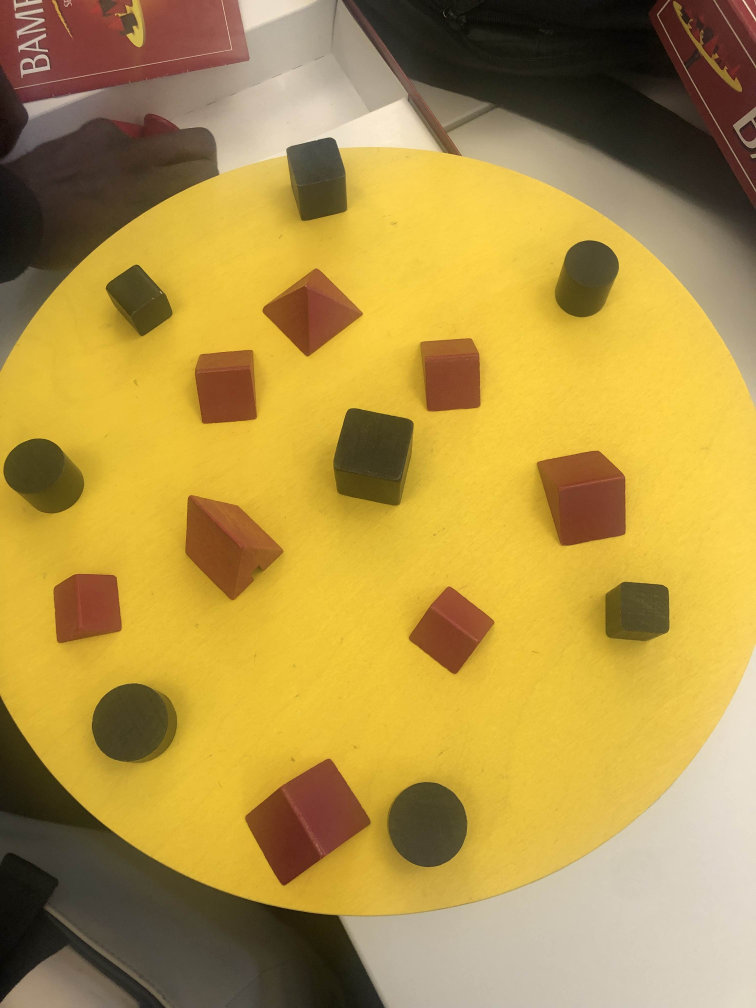
#> input picture pictures/IMG_1030.jpg, 3024 x 4032 px (shown at 1/4 size)
$ python -i bamboleo_detection.py   (imports and definitions only)
#> lines starting #> are read from the running program, lines starting #| are printed output that depends on the picture; after the words box and inside, x2 and y2 are one past the last pixel; in counts of white or black regions, pixels touching at a corner belong together
#> further down, picture is the input picture: shape (4032, 3024, 3); mean B, G, R 71.1, 148.1, 178.4
import cv2
import numpy as np
import json
from glob import glob
from typing import Dict


class ColorDetector:
    def __init__(
        self,
        config_file: str = "color_config.json",
        image_path: str = None,
        video_path: str = None,
    ):
        self.current_image_idx = None
        self.image_path = image_path
        self.video_path = video_path

        self.config_file = config_file
        self.colors = {
            "yellow": {"lower": [0, 0, 0], "upper": [255, 255, 255]},
        }

        # Try to load saved configuration
        try:
            self.load_config()
        except FileNotFoundError:
            pass

        self.window_name = "Color Detection Trackbars"
        cv2.namedWindow(self.window_name)
        self.create_trackbars()

    def create_trackbars(self) -> None:
        """Create trackbars for each color's HSV ranges"""

        def nothing(x):
            pass

        for color in self.colors:
            # Create trackbars for lower values
            cv2.createTrackbar(
                f"{color}_L_H",
                self.window_name,
                self.colors[color]["lower"][0],
                179,
                nothing,
            )
            cv2.createTrackbar(
                f"{color}_L_S",
                self.window_name,
                self.colors[color]["lower"][1],
                255,
                nothing,
            )
            cv2.createTrackbar(
                f"{color}_L_V",
                self.window_name,
                self.colors[color]["lower"][2],
                255,
                nothing,
            )

            # Create trackbars for upper values
            cv2.createTrackbar(
                f"{color}_U_H",
                self.window_name,
                self.colors[color]["upper"][0],
                179,
                nothing,
            )
            cv2.createTrackbar(
                f"{color}_U_S",
                self.window_name,
                self.colors[color]["upper"][1],
                255,
                nothing,
            )
            cv2.createTrackbar(
                f"{color}_U_V",
                self.window_name,
                self.colors[color]["upper"][2],
                255,
                nothing,
            )

    # [21 lines left out: function setup_trackbars, not called in this run]

    def get_trackbar_values(self) -> Dict:
        """Read current trackbar values"""
        current_values = {}

        for color in self.colors:
            current_values[color] = {
                "lower": [
                    cv2.getTrackbarPos(f"{color}_L_H", self.window_name),
                    cv2.getTrackbarPos(f"{color}_L_S", self.window_name),
                    cv2.getTrackbarPos(f"{color}_L_V", self.window_name),
                ],
                "upper": [
                    cv2.getTrackbarPos(f"{color}_U_H", self.window_name),
                    cv2.getTrackbarPos(f"{color}_U_S", self.window_name),
                    cv2.getTrackbarPos(f"{color}_U_V", self.window_name),
                ],
            }

        return current_values

    # [6 lines left out: function save_config, not called in this run]

    def load_config(self) -> None:
        """Load HSV values from config file"""
        with open(self.config_file, "r") as f:
#> (reads scripts/color_config.json from the repository)
            self.colors = json.load(f)
        print(f"Configuration loaded from {self.config_file}")

    def get_center_of_mass(self, contour: np.ndarray):
        """Calculate center of mass of a contour"""
        M = cv2.moments(contour)
        if M["m00"] == 0:
            return None
        x = int(M["m10"] / M["m00"])
        y = int(M["m01"] / M["m00"])
        return x, y

    def detect_colors(self, frame: np.ndarray):
        """Detect colors in the frame and return masked image and detected colors"""

        # 1. Detect yellow regions
        hsv_frame = cv2.cvtColor(frame, cv2.COLOR_BGR2HSV)
#> hsv_frame: shape (4032, 3024, 3); mean H, S, V 20.9, 143.7, 178.4
        current_values = self.get_trackbar_values()
        yellow_lower = np.array(current_values["yellow"]["lower"])
        yellow_upper = np.array(current_values["yellow"]["upper"])
        yellow_binary = cv2.inRange(hsv_frame, yellow_lower, yellow_upper)
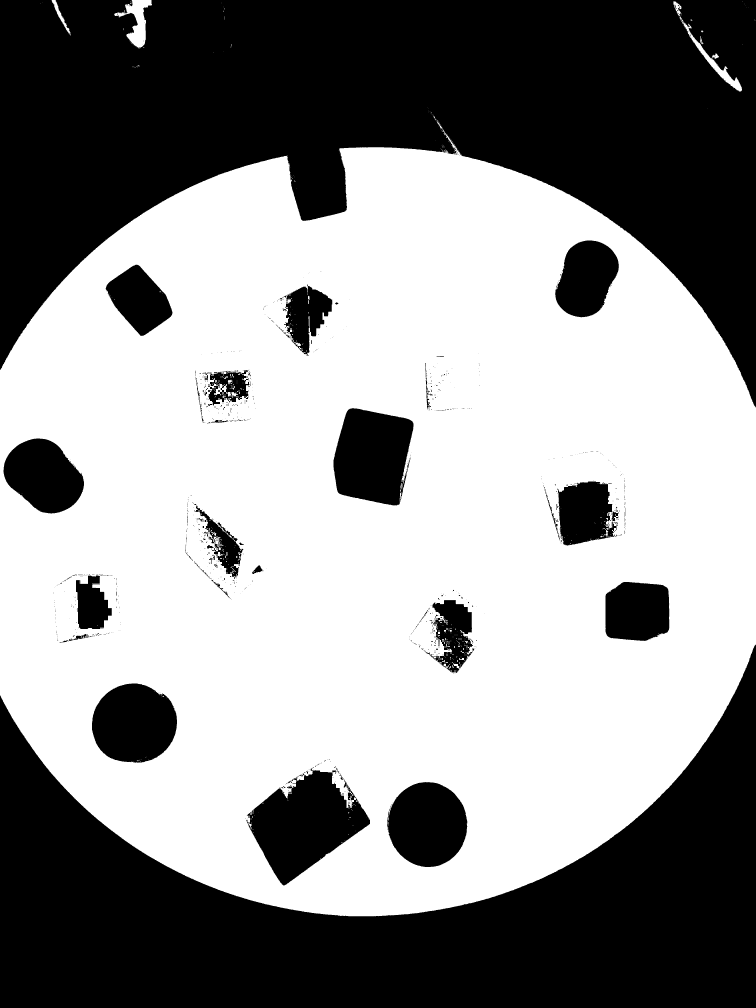
#> yellow_binary: shape (4032, 3024) (shown at 1/4 size); 56.3% white; 1101 black regions (972 under 20 px)
        cv2.imshow("Yellow Binary", yellow_binary)

        contours, _ = cv2.findContours(
            yellow_binary, cv2.RETR_TREE, cv2.CHAIN_APPROX_SIMPLE
        )
#> contours = 2034 contours, 1745 with area under 20; largest, box (x1, y1, x2, y2) and area: (0, 461, 3024, 3665) 7615040, (988, 3073, 1481, 3543) 126715, (1333, 1632, 1655, 2023) 97559, (367, 2733, 709, 3052) 85406, (1548, 3127, 1870, 3469) 84956
        if not contours:
            return

        contour = max(contours, key=cv2.contourArea)
#> contour = contour of 4577 points, box (x1, y1, x2, y2) (0, 461, 3024, 3665), area 7615040
        yellow_mask = np.zeros_like(yellow_binary)
        cv2.drawContours(yellow_mask, [contour], -1, 255, -1)
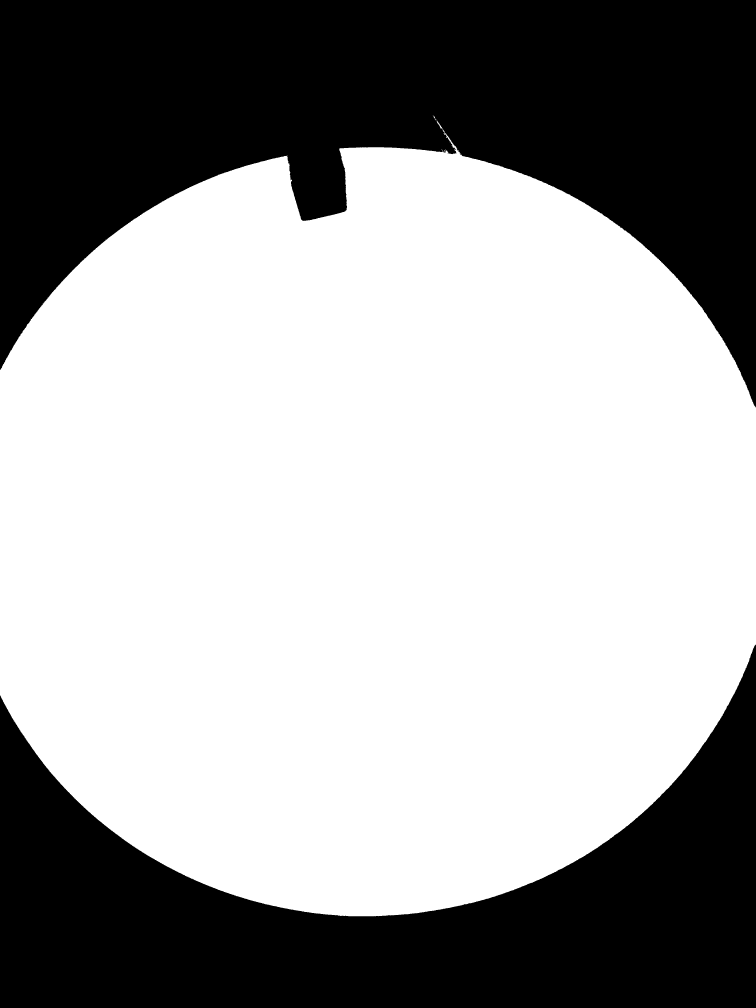
#> yellow_mask: shape (4032, 3024) (shown at 1/4 size); 62.5% white; 2 black regions, box (x1, y1, x2, y2) and area: (0, 0, 3024, 1630) 2640208, (0, 2578, 3024, 4032) 1932344

        # calculate center of yellow mask
        yellow_mask_center = self.get_center_of_mass(contour)
#> in get_center_of_mass, `M = cv2.moments(contour)`: M = moments, m00 7615039.5, centre m10/m00, m01/m00 = (1492.4, 2134.1)
#> in get_center_of_mass, `x = int(M["m10"] / M["m00"])`: x = 1492
#> in get_center_of_mass, `y = int(M["m01"] / M["m00"])`: y = 2134
#> yellow_mask_center = (1492, 2134)
        cx, cy = yellow_mask_center
#> cx = 1492; cy = 2134
        cv2.circle(frame, (cx, cy), 10, (0, 0, 255), -1)
        cv2.imshow("Yellow Mask", yellow_mask)

        # Get frame inside yellow region
        yellow_frame = cv2.bitwise_and(frame, frame, mask=yellow_mask)
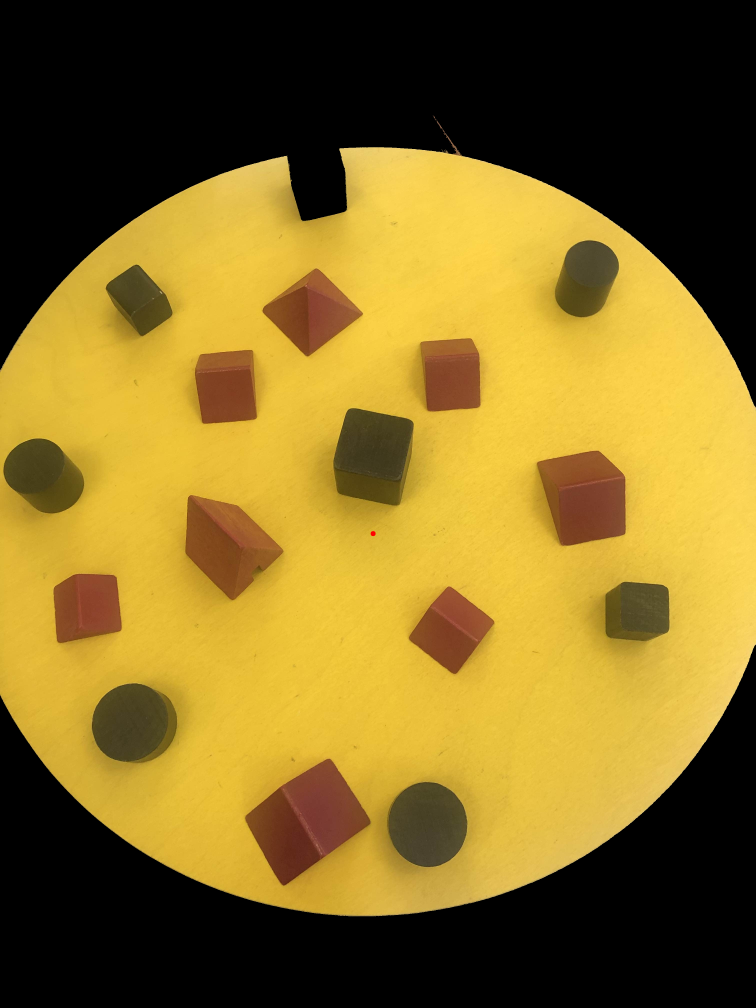
#> yellow_frame: shape (4032, 3024, 3) (shown at 1/4 size); mean B, G, R 36.7, 107.7, 132.8
        hsv_frame = cv2.cvtColor(yellow_frame, cv2.COLOR_BGR2HSV)
#> hsv_frame: shape (4032, 3024, 3); mean H, S, V 13.6, 114.6, 132.8
        # cv2.imshow("Yellow Frame", yellow_frame)

        inv_yellow_binary = cv2.bitwise_not(yellow_binary)
#> inv_yellow_binary: shape (4032, 3024); 43.7% white; 1101 white regions (972 under 20 px), largest, box (x1, y1, x2, y2) and area: (0, 0, 3024, 1630) 2618184, (0, 2578, 3024, 4032) 1932344, (988, 3068, 1480, 3542) 125441
        object_frame = cv2.bitwise_and(yellow_mask, inv_yellow_binary)
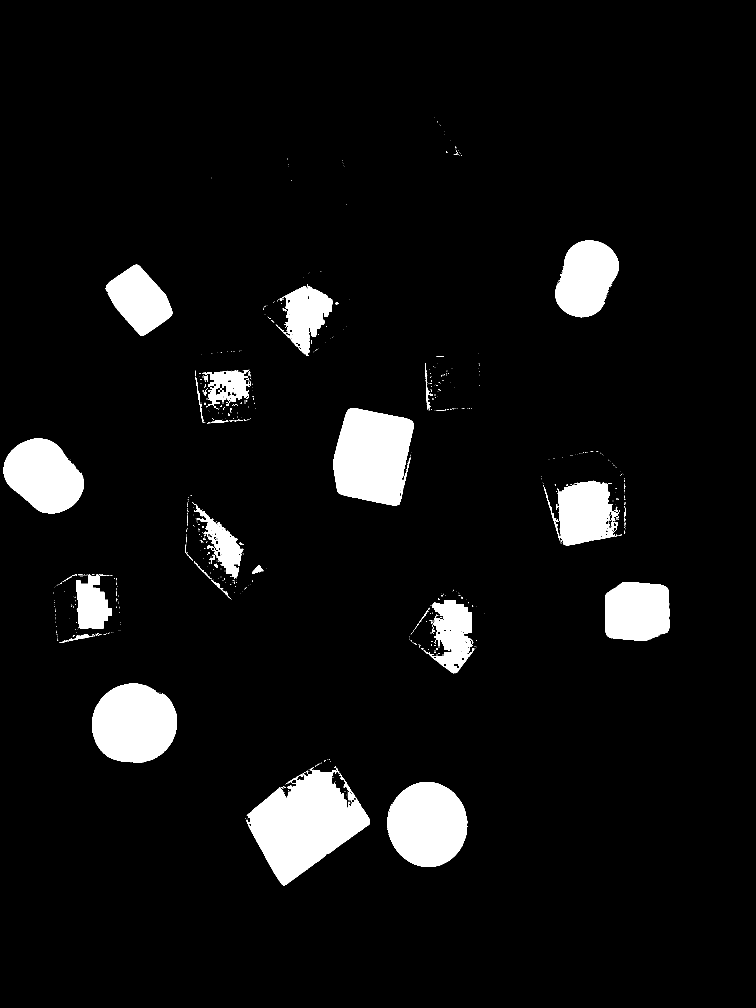
#> object_frame: shape (4032, 3024) (shown at 1/4 size); 6.4% white; 1071 white regions (944 under 20 px)
        cv2.imshow("Yellow Binary", inv_yellow_binary)
        cv2.imshow("Object Frame", object_frame)

        # detect object
        contours, _ = cv2.findContours(
            object_frame, cv2.RETR_TREE, cv2.CHAIN_APPROX_SIMPLE
        )
#> contours = 1729 contours, 1539 with area under 20; largest, box (x1, y1, x2, y2) and area: (988, 3068, 1480, 3542) 124758, (1334, 1633, 1654, 2022) 96225, (368, 2734, 708, 3051) 84414, (1549, 3128, 1869, 3468) 83932, (14, 1754, 336, 2054) 67196
        if not contours:
            return

        # remove small contours less than 500
        contours = [contour for contour in contours if cv2.contourArea(contour) > 200]
#> contours = 25 contours; largest, box (x1, y1, x2, y2) and area: (988, 3068, 1480, 3542) 124758, (1334, 1633, 1654, 2022) 96225, (368, 2734, 708, 3051) 84414, (1549, 3128, 1869, 3468) 83932, (14, 1754, 336, 2054) 67196

        # sort contours by distance from yellow mask center to contour center
        contours = sorted(
            contours,
            key=lambda x: np.linalg.norm(
                np.array(self.get_center_of_mass(x)) - np.array(yellow_mask_center)
            ),
        )

        for idx, contour in enumerate(contours):
            # center of object
            object_center = self.get_center_of_mass(contour)
            x, y = object_center
            cv2.circle(frame, (x, y), 5, (0, 255, 0), -1)

            cv2.drawContours(frame, [contour], -1, (0, 255, 0), 1)
            cv2.putText(
                frame,
                f"{idx+1}",
                (x + 10, y),
                cv2.FONT_HERSHEY_SIMPLEX,
                0.5,
                (0, 255, 0),
                1,
            )
#> this loop made 25 passes
#> (x, y) on passes 1 to 12: (1489, 1824), (1029, 2279), (1814, 2534), (897, 2183), (1708, 1571), (2220, 2094), (877, 1685), (935, 1576), (916, 1576), (1191, 1376), (915, 1546), (898, 1553)

    # [70 lines left out: functions _init_images, _init_video, run, not called in this run]


# [18 lines not run here, left out]

>>> import cv2
>>> picture = cv2.imread('../pictures/IMG_1030.jpg')
>>> result = ColorDetector().detect_colors(picture)
